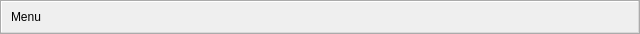
<?xml version="1.0" encoding="UTF-8"?>
<ui version="4.0">
 <class>nSearchBar</class>
 <widget class="QToolBar" name="nSearchBar">
  <property name="geometry">
   <rect>
    <x>0</x>
    <y>0</y>
    <width>640</width>
    <height>34</height>
   </rect>
  </property>
  <property name="windowTitle">
   <string>Search</string>
  </property>
  <property name="windowIcon">
   <iconset>
    <normaloff>:/images/documentsearch.png</normaloff>:/images/documentsearch.png</iconset>
  </property>
  <property name="toolTip">
   <string>Search</string>
  </property>
  <property name="statusTip">
   <string>Search</string>
  </property>
  <property name="whatsThis">
   <string>Search</string>
  </property>
  <property name="iconSize">
   <size>
    <width>24</width>
    <height>24</height>
   </size>
  </property>
  <action name="Menu">
   <property name="icon">
    <iconset theme="Sakra">
     <normaloff>:/images/menu.png</normaloff>:/images/menu.png</iconset>
   </property>
   <property name="text">
    <string>Menu</string>
   </property>
   <property name="toolTip">
    <string>Menu</string>
   </property>
   <property name="statusTip">
    <string>Menu</string>
   </property>
   <property name="whatsThis">
    <string>Menu</string>
   </property>
  </action>
  <addaction name="Menu"/>
 </widget>
 <resources>
  <include location="../../Images/Branon.qrc"/>
 </resources>
 <connections>
  <connection>
   <sender>Menu</sender>
   <signal>triggered()</signal>
   <receiver>nSearchBar</receiver>
   <slot>popupMenu()</slot>
   <hints>
    <hint type="sourcelabel">
     <x>-1</x>
     <y>-1</y>
    </hint>
    <hint type="destinationlabel">
     <x>319</x>
     <y>16</y>
    </hint>
   </hints>
  </connection>
 </connections>
</ui>
